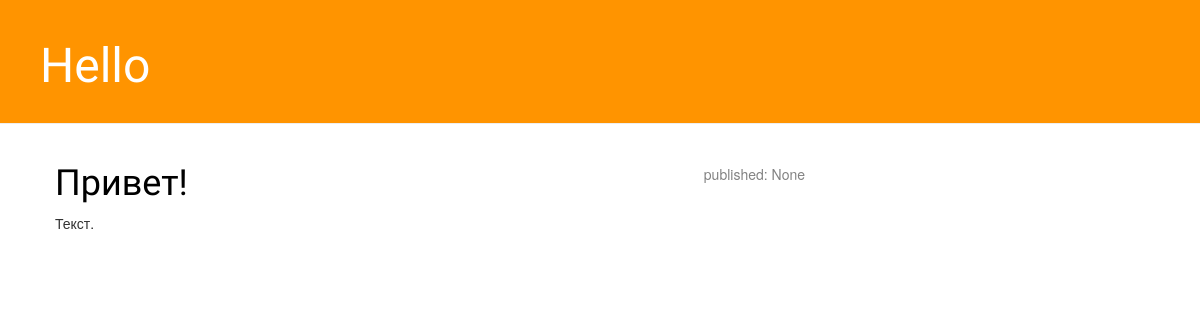
Before: / with the older database file.
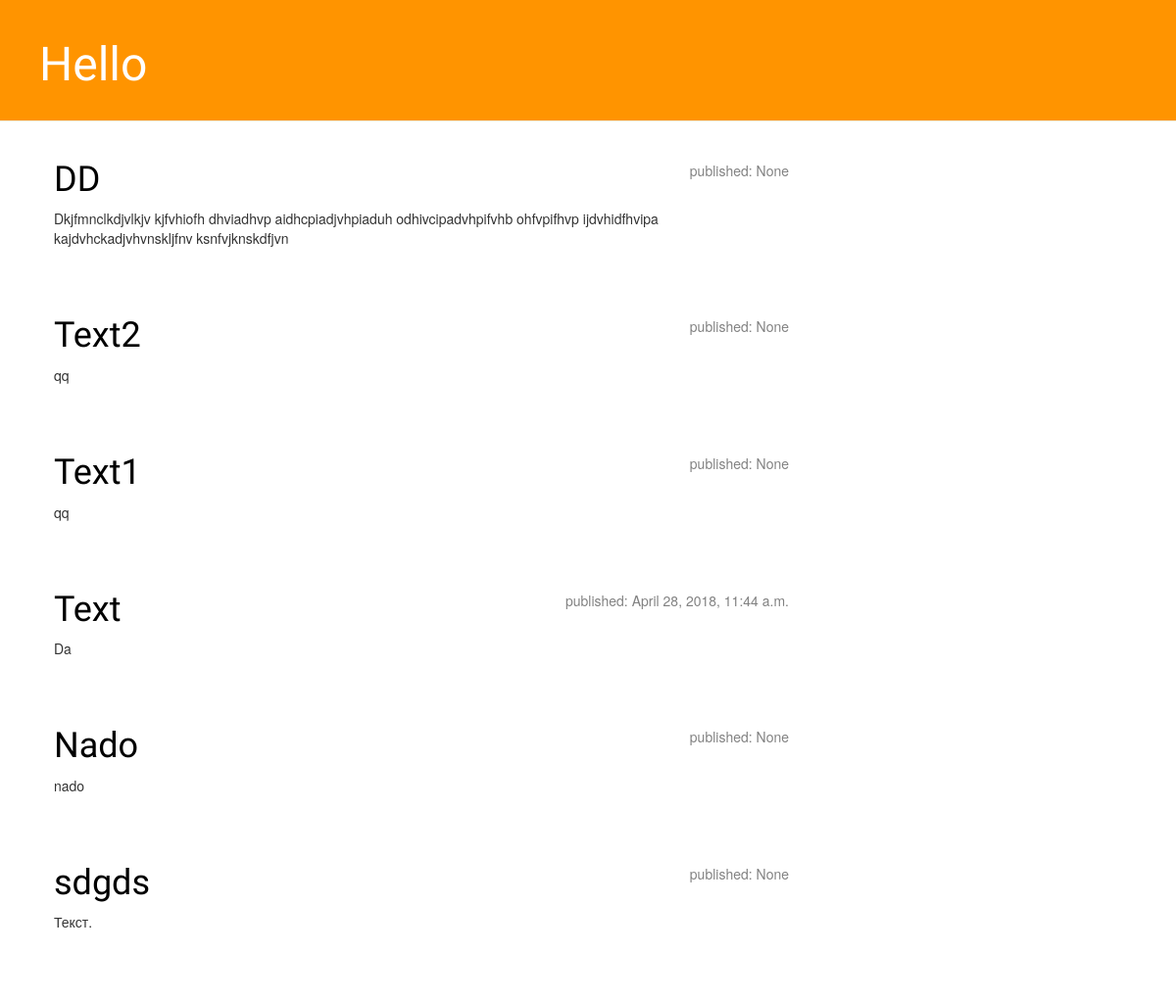
After: the same page with the newer database file.
### app/models.py (models this page shows, shortened)
class Post(models.Model):
    author = models.ForeignKey('auth.User', on_delete=models.CASCADE)
    title = models.CharField(max_length=200)
    text = models.TextField()
    created_date = models.DateTimeField(
        default=timezone.now)
    published_date = models.DateTimeField(
        blank=True, null=True)

### app/views.py (the view)
# urls.py: url(r'^$', views.post_list, name='post_list'),
def post_list (request):
    print(request)
    posts = Post.objects.filter(created_date__lte=timezone.now()).order_by("-created_date")
    return render (request, 'app/post_list.html', {"posts":posts})

### app/templates/app/post_list.html
{% extends 'app/base.html'%}
{% block content %}
    {% for post in posts %}
                <div class="post">
                    <div class="date">
                        <p>published: {{ post.published_date }}</p>
                    </div>
                    <h1><a href="{% url 'post_detail' pk=post.pk %}">{{ post.title }}</a></h1>
                    <p>{{ post.text|linebreaksbr }}</p>
                </div>
            {% endfor %}
{% endblock %}

### app/templates/app/base.html (shortened to what this page needs)
{% load static %}
<!DOCTYPE html>
<html lang="en">
<head>
    <link rel="stylesheet" href="//maxcdn.bootstrapcdn.com/bootstrap/3.2.0/css/bootstrap.min.css">
    <link rel="stylesheet" href="//maxcdn.bootstrapcdn.com/bootstrap/3.2.0/css/bootstrap-theme.min.css">
    <link rel="stylesheet" href="{% static 'css/main.css' %}">
</head>
<body>
<div class="page-header">
    <h1>
        <a href="/">Hello</a>
    </h1>
</div>
<div class="content container">
    <div class="row">
        <div class="col-md-8">
           {% block content %}
            {% endblock %}
        </div>
    </div>
</div>
</body>
</html>

### app/static/css/main.css (style rules this page uses)
.page-header { background-color: #ff9400; margin-top: 0; padding: 20px 20px 20px 40px; }
.page-header h1, .page-header h1 a, .page-header h1 a:visited, .page-header h1 a:active { color: #ffffff; font-size: 36pt; text-decoration: none; }
.content { margin-left: 40px; }
h1, h2, h3, h4 { font-family: 'Lobster', cursive; }
.date { float: right; color: #828282; }
.post { margin-bottom: 70px; }
.post h1 a, .post h1 a:visited { color: #000000; }

Changed rows visible on the page:
added Post: published_date "None", title "DD", text "Dkjfmnclkdjvlkjv kjfvhiofh dhviadhvp aidhcpiadjvhpiaduh odhivcipadvhpifvhb ohfvpifhvp ijdvhidfhvipa kajdvhckadjvhvnskljfnv ksnfvjknskdfjvn"
added Post: published_date "None", title "Text2", text "qq"
added Post: published_date "None", title "Text1", text "qq"
added Post: published_date "April 28, 2018, 11:44 a.m.", title "Text", text "Da"
added Post: published_date "None", title "Nado", text "nado"
changed Post "Текст.": title "Привет!" → "sdgds"
